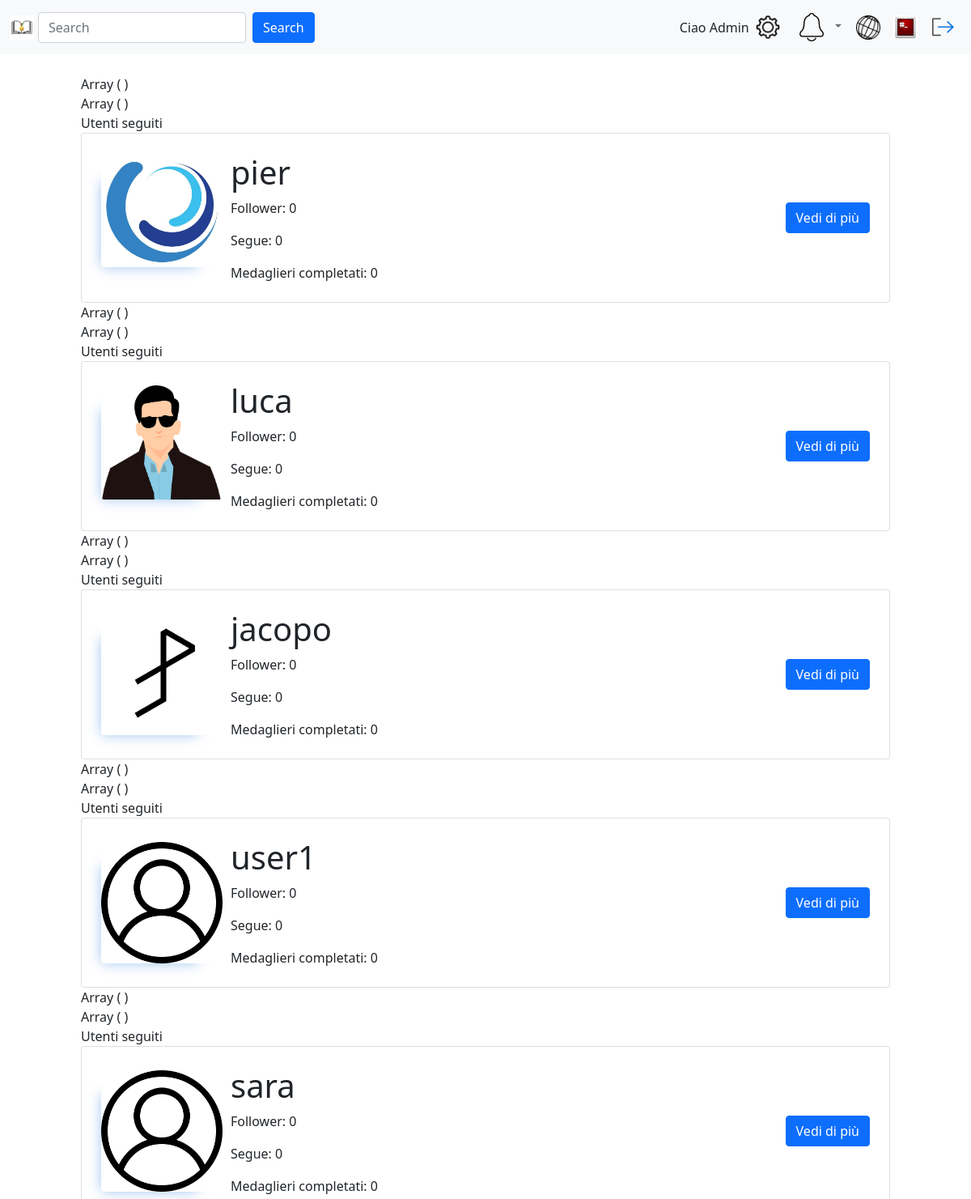
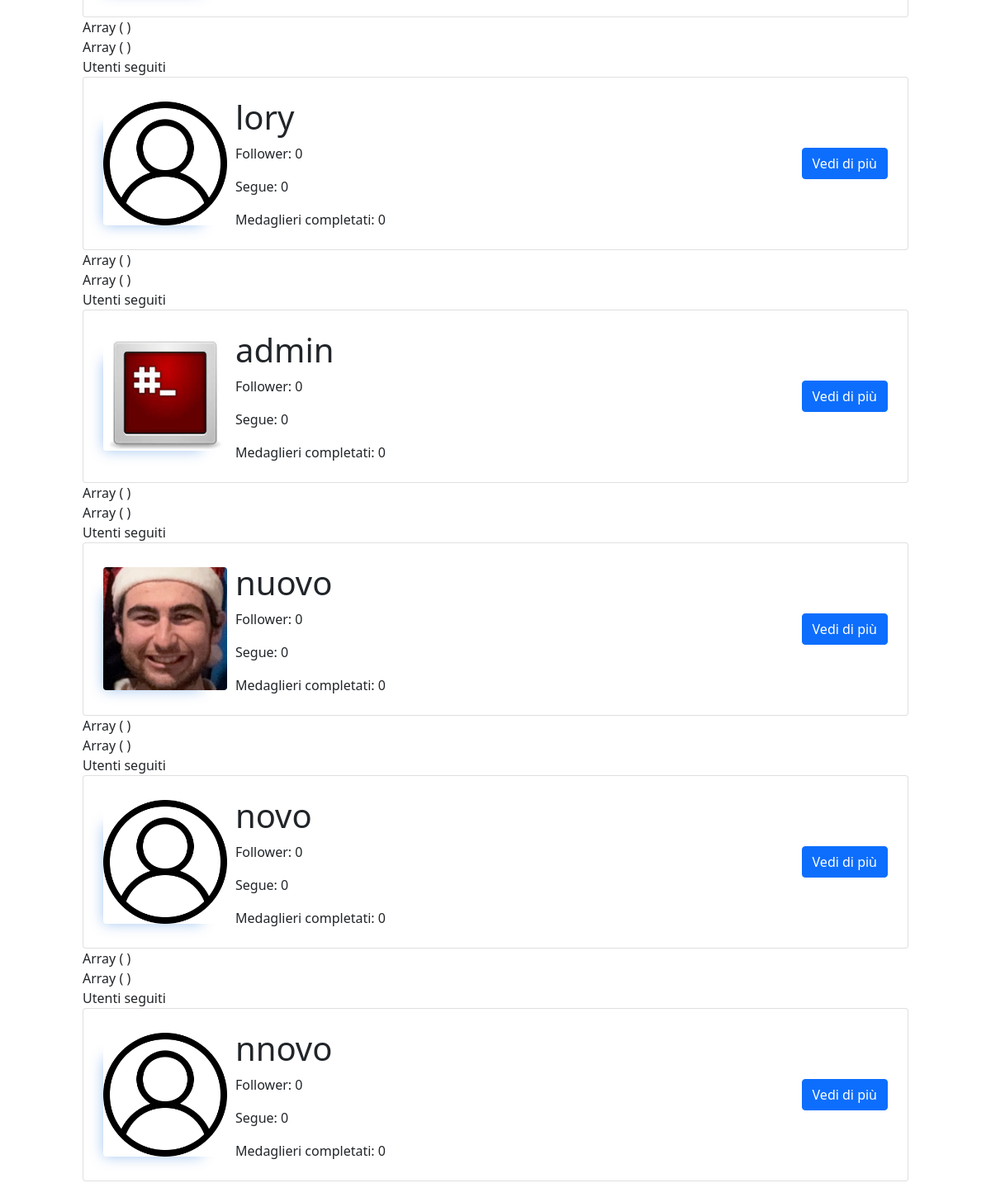
Screenshot of /searchingPage.php (signed in) with the database file from the repository (2 pictures, top to bottom).
### tables this page shows
CREATE TABLE `utente` (
  `id` int(8) NOT NULL AUTO_INCREMENT,
  `username` varchar(80) NOT NULL,
  `email` varchar(80) NOT NULL,
  `pwd` varchar(120) NOT NULL,
  `immagineProfilo` varchar(255) NOT NULL,
  `isAdmin` int(1) NOT NULL,
  `descrizione` varchar(150) DEFAULT NULL,
  `stato` int(1) NOT NULL,
  PRIMARY KEY (`id`)
);

### include/login.model.php (called while the page is built, shortened)
<?php
require_once 'config.php';
function getDbImageName(string $username){
    global $conn;
    $sql = "SELECT immagineProfilo FROM utente WHERE username = ?";
    $stmt = $conn->prepare($sql);
    $stmt->bind_param("s", $username);
    $stmt->execute();
    $result = $stmt->get_result();
    return $result->fetch_assoc()['immagineProfilo'];
}
function tmpGetUsernameById($userid){
    global $conn;
    $sql = "SELECT username FROM utente WHERE id = ?";
    $stmt = $conn->prepare($sql);
    $stmt->bind_param("i", $userid);
    $stmt->execute();
    $result = $stmt->get_result();
    return $result->fetch_assoc()['username'];
}
?>

### include/login.controller.php (called while the page is built, shortened)
<?php
function getUserImage(string $username){
    $defaultProfileImage = "images/users/default.png";
    $image = "images/users/" . getDbImageName($username);
    try {
        if (is_file($image) && (getimagesize($image) !== false)) {
                return $image;
            }
    }
    catch (Exception $e) {
        echo '<script>';
        echo 'console.log("Errore nel reperire l\'immagine del profilo utente da db");';
        echo '</script>';
        }
    return $defaultProfileImage;
}
?>

### include/model/selectors.php (called while the page is built, shortened)
<?php
require_once("include/config.php");
function getMedCompletatiByUserId($idUser){
    global $conn;
    $sql = "SELECT MMM.id
            From medagliere MMM, sottoscrive SSS
            WHERE SSS.utenteId = ?
            and SSS.medagliereId = MMM.id
            and MMM.id in(
                SELECT M.id
                FROM medagliere M
                WHERE M.id not in(
                    SELECT MM.id
                    FROM medagliere MM, compone C, libro L, sottoscrive S
                    WHERE L.id = C.libroId
                    AND C.medagliereId = MM.id
                    AND MM.id = S.medagliereId
                    AND S.utenteId = ?
                        and L.id not in (
                        SELECT P.libroId
                        FROM post P
                        WHERE P.utenteId = ?)))";
    $stmt = $conn->prepare($sql);
    $stmt->bind_param("iii", $idUser, $idUser, $idUser);
    $stmt->execute();
    $result = $stmt->get_result();
    $tmp = $result->fetch_all(MYSQLI_ASSOC);
    return array_column($tmp, 'id');
}
function gestisciFollowerFollowed($userIdFrom, $isOttieniFollower){
    global $conn;
    $sql = "";
    if($isOttieniFollower){
        $sql = "SELECT * FROM segue S WHERE S.seguitoId=?;";
    } else {
        $sql = "SELECT * FROM segue S WHERE S.seguenteId=?;";
    }
    $stmt = $conn->prepare($sql);
    $stmt->bind_param("i", $userIdFrom);
    $stmt->execute();
    $result = $stmt->get_result();
    $tmp = $result->fetch_all(MYSQLI_ASSOC);
    return $tmp;
}
function ottieniFollower($userIdFrom){
    $isOttieniFollower = true;
    return gestisciFollowerFollowed($userIdFrom, $isOttieniFollower);
}
function ottieniSegue($userIdFrom){
    $isOttieniFollower = false;
    return gestisciFollowerFollowed($userIdFrom, $isOttieniFollower);
}
function getUserIdWithSimilarName($simName){
    global $conn;
    $sql = "SELECT id FROM utente U WHERE U.username LIKE \"%" . $simName . "%\";";
    $stmt = $conn->prepare($sql);
    $stmt->execute();
    $result = $stmt->get_result();
    $tmp = $result->fetch_all(MYSQLI_ASSOC);
    return array_column($tmp, "id");
}
?>

### include/view/userBanner.php (the view, shortened to what this page needs)
<?php
require_once("include/login.controller.php");
require_once("include/login.model.php");
require_once("include/model/selectors.php");
function getPictureOfPortalImage($typeOfView){
    $portalImg="images/";
    switch ($typeOfView) {
        default:
            $portalImg = $portalImg . "ERR.png";
            break;
    }
    return $portalImg;
}
function summonHTMLElement($witch, $arrAttributes, $innerHTML, $isSingle = false){
    $init = "<" . $witch . "";
    $args = "";
    foreach(array_keys($arrAttributes) as $k){
        $args .= " " . $k . "=\"" . $arrAttributes[$k] . "\" ";
    }
    $fininit = $isSingle ? "" : ">";
    $middle = $isSingle ? "" : $innerHTML;
    $end = $isSingle ? " />" : "</" . $witch . ">";
    return $init . $args . $fininit . $middle . $end;
}
function getButtonOfPortal($userId, $typeView){
    $userIdLogged = $_SESSION["id"];
    $moreInfo = "Vedi di più";
    $res = "";
    $classButtonDefault = " justify-content-center align-items-center mx-auto";
    if (strcmp($typeView, 'search') == 0) {
        $buttAttr = array(
            "class" => "btn btn-primary linkToUserProfile" . $classButtonDefault,
            "type" => "button",
            "value" => $userId
        );
        $innerHTML = $moreInfo;
        $res = summonHTMLElement("button", $buttAttr, $innerHTML);
        return $res;
    }
    return $res;
}
function obtainMainInfosUserBanner($userId){
    $nameInterestedUser = tmpGetUsernameById($userId);
    $pathUserImage = getUserImage($nameInterestedUser);
    $listaFollower = ottieniFollower($userId);
    print_r($listaFollower);
    $counterFollower = sizeof(ottieniFollower($userId));
    $counterSeguo = sizeof(ottieniSegue($userId));
    $listaSegue = ottieniSegue($userId);
    print_r("<br/>");
    print_r($listaSegue);
    $amountComplete = sizeof(getMedCompletatiByUserId($userId));
    $classMainContainer = "d-md-inline-flex align-items-center p-2  mainInfos";
    $initMainContainter = "<div id=\"mainInfosUserBannerN" . $userId . "\"
    class=\"" . $classMainContainer . "\">";
    $classForDivImg = "imgPropicCont";
    $classForImg = "rounded float-left";
    $first =  "<div id=\"divContainerImgUserBannerN" . $userId . "\" class=\"" . $classForDivImg . "\">" .
    "<img id=\"propicN" . $userId . "\" " .
    "src=\"" . $pathUserImage . "\" " .
    "alt=\"Immagine Profilo\" "  .
    "class=\"" . $classForImg . "\"> " .
    "</div>";
    $classForContainerInfos = "containerUserInfos";
    $classForInfos = "card-text";
    $second = "<div id=\"textInfoUserBannerN" . $userId . "\" class=\"" . $classForContainerInfos . "\"> " .
    "<h1 id=\"usernameInProfilePageUserBannerN" . $userId . "\">" . $nameInterestedUser . "</h1>" .
    "<p class=\"" .$classForInfos . "\" id=\"counterFollowerUserBannerN" . $userId . "\">" . "Follower: " . $counterFollower . "</p>" .
    "<p class=\"" .$classForInfos . "\" id=\"counterSegueUserBannerN" . $userId . "\">" . "Segue: " . $counterSeguo . "</p>" .
    "<p class=\"" .$classForInfos . "\" id=\"counterMedaglieriUserBannerN" . $userId . "\">" . "Medaglieri completati: " . $amountComplete . "</p>" .
    "</div>";
    $finMainContainer = "</div>";
    echo "<div id=\"myPopup\" class=\"popup\">
            <div class=\"popup-content\">
                <!-- <div class=\"closeMyPopup\">&times;
                 </div> -->
                <div class=\"titoloPopUp\">Utenti seguiti</div>";
    echo "</div>
        </div>";
    return $initMainContainter . $first . $second . $finMainContainer;
}
function obtainPortalsUserBanner($userId, $typeView){
    $nameInterestedUser = tmpGetUsernameById($userId);
    $classMainContainer = "d-md-inline-flex justify-content-center align-items-center p-2  w-auto";
    $initMainContainter = "<div id=\"portalsUserBannerN" . $userId . "\" class=\"" . $classMainContainer . "\">";
    $portalImg = getPictureOfPortalImage($typeView);
    $classFirstContainer = "order-md-1 w-auto justify-content-center align-items-center mx-auto";
    $classImgAbbr = "AbbrImgPortal";
    $first = "<div id=\"portalDiv" . "" . "\" class=\"" . $classFirstContainer . "\">" .
                "<abbr id=\"portalAbbr" . $userId . "\" lang=\"it\" title=\"" . $nameInterestedUser . "\" class=\"" . $classImgAbbr . "\">" .
                                    "<img " .
                                        "id=\"portal\" " .
                                        "class=\"flex-wrap justify-content-center align-items-center mx-auto\" " .
                                        "alt=\"" . $nameInterestedUser . "\" " .
                                        "src=\"" .  $portalImg . "\" /> " .
                                "</abbr>" .
                            "</div>";
    $classSecondContainer = "order-md-0 w-auto justify-content-center align-items-center mx-auto";
    $second = "<div id=\"addInfosUserBannerN" . $userId . "\" class=\"" . $classSecondContainer . "\">" .
                getButtonOfPortal($userId, $typeView) .
                "</div>";
    $finMainContainer = "</div>";
    $isSearching = strcmp($typeView, "search") == 0;
    if ($isSearching){
        return $initMainContainter . $second . $finMainContainer;
    } else {
        return $initMainContainter . $first . $second . $finMainContainer;
    }
}
function getUserBannerById($userId, $typeView){
    $classMainContainer = "card";
    $classSubContainer = "d-inline-flex align-items-md-between align-items-center w-100";
    $init = "<div id=\"userBannerN" . $userId . "\" class=\"" .$classMainContainer . "\">" .
            "<div class=\"card-body w-100\">" .
            "<div class=\"" . $classSubContainer . "\">";
    $classForMet = "w-1 flex-fill";
    $between = "<div " .
                " class=\"" . $classForMet . "\"" .
                "> </div> ";
    $fin = " </div> </div> </div>";
    return $init . obtainMainInfosUserBanner($userId) . $between . obtainPortalsUserBanner($userId, $typeView) . $fin;
}
?>

### searchingPage.php (shortened to what this page needs)
<?php
require_once("include/login.controller.php");
require_once("include/login.model.php");
require_once("include/view/userBanner.php");
$tmp = $_POST["searchingText"];
$a = getUserIdWithSimilarName($tmp);
?>
<!DOCTYPE html>
<html lang="it">
<head>
  <link href="https://cdn.jsdelivr.net/npm/bootstrap@5.1.3/dist/css/bootstrap.min.css" rel="stylesheet"
>
  <link rel="stylesheet" type="text/css" href="css/landingPage.css">
  <link rel="stylesheet" type="text/css" href="css/JPUserInfoBanner.css">
  <link rel="stylesheet" type="text/css" href="css/JPBook.css">
</head>
<body>
    <?php require('navbarSelect.php'); ?>
    <main class="d-flex">
        <div class="col-1"></div>
        <div class="col-10">
            <?php
            foreach($a as $userId){
                echo getUserBannerById($userId, "search");
            }
            ?>
        </div>
        <div class="col-1"></div>
    </main>
</body>
</html>

### navbarSelect.php
<?php
function isMobile() {
  return preg_match('/(Android|iPhone|iPad|iPod|Windows Phone)/i', $_SERVER['HTTP_USER_AGENT']);
}
if  (isMobile()) {
  include('navbarTel.php');
} else {
  include('navbar.php');
}
?>

### navbar.php (shortened to what this page needs)
<?php
include_once("include/login.controller.php");
include_once("include/login.model.php");
?>
<header>
    <nav class="navbar navbar-expand navbar-light bg-light">
        <div class="container-fluid">
            <a href="landingPage.php"> <img id="logo" src="images/logoLetturePremiateSmall.jpg" alt="Logo con libro e medaglia"> </a>
            <form action="searchingPage.php" method="post" class="d-flex me-auto" >
                <input name="searchingText" id="searchingText" class="form-control me-2" type="search" placeholder="Search" aria-label="Search" />
                <button class="btn btn-primary" type="submit">Search</button>
            </form>
          <div id="username" class="d-flex"><?php echo "Ciao " . ucfirst($_SESSION["username"]);?></div>
          <div class="d-flex" id="navbarSupportedContent">
            <ul class="navbar-nav">
              <li class="nav-item">
                <a href="settingPage.php"><img src="images/settingLogo.png" alt="Impostazioni"></a>
              </li>
              <li class="nav-item dropdown">
                <a class="nav-link dropdown-toggle" data-bs-toggle="dropdown" href="#" role="button" aria-expanded="false">
                  <img src="images/notifyLogo.png" alt="Notifiche">
                </a>
              </li>
              <li class="nav-item dropdown">
                <a href="discoveryPage.php"><img src="images/discoveryLogo.png" alt="Scopri"></a>
              </li>
              <li class="nav-item">
                <a href="profilePage.php"><img src=<?php echo getUserImage($_SESSION["username"]); ?> alt="Immagine Profilo"> </a>
              </li>
                <li class="nav-item">
                <a href="logout.php"><img src="images/log-out.png" alt="Logout"></a>
              </li>
            </ul>
          </div>
        </div>
      </nav>
</header>

### css/landingPage.css (style rules this page uses)
#logo { width: 30px; height: auto; margin-right: 5px; }
#navbarSupportedContent img { width: 30px; height: auto; margin: 0 6px; }
#navbarSupportedContent ul.navbar-nav { display: flex; align-items: center; }
#navbarSupportedContent li.nav-item { margin: 0 2px; }
form { display: block; }

### css/JPUserInfoBanner.css (style rules this page uses)
div.mainInfos div.imgPropicCont { aspect-ratio: 1; max-width: 150px; width: 100%; min-width: 100px; }
div.mainInfos div.imgPropicCont img { width: 100%; box-shadow: -15px 15px 16px -16px #0a65d56a; margin: auto auto; }
.containerUserInfos { padding-left: 10px; }
body main { margin: 25px 0; }

### rows the page displays
utente: immagineProfilo (picture), username+immagineProfilo (picture), username "admin"
utente: username+immagineProfilo (picture), username "pier"
utente: username+immagineProfilo (picture), username "luca"
utente: username+immagineProfilo (picture), username "jacopo"
utente: username "user1"
utente: username "sara"
utente: username "lory"
utente: username+immagineProfilo (picture), username "nuovo"
utente: username "novo"
utente: username "nnovo"

### other values shown
$_SESSION["username"] "Admin"
getUserBannerById($userId, "search") "Array ( ) Array ( )"
$counterFollower "0"
$counterSeguo "0"
$amountComplete "0"
getButtonOfPortal($userId, $typeView) "Vedi di più"
